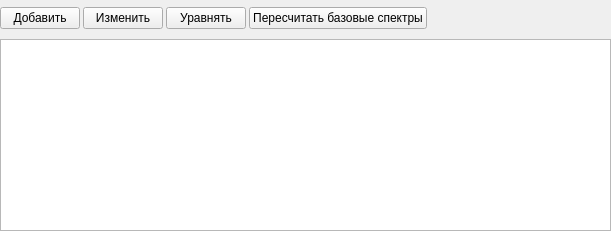
<?xml version="1.0" encoding="UTF-8"?>
<ui version="4.0">
 <class>SPRZonesRangesTableWidget3</class>
 <widget class="QWidget" name="SPRZonesRangesTableWidget3">
  <property name="geometry">
   <rect>
    <x>0</x>
    <y>0</y>
    <width>611</width>
    <height>231</height>
   </rect>
  </property>
  <property name="sizePolicy">
   <sizepolicy hsizetype="Expanding" vsizetype="Expanding">
    <horstretch>0</horstretch>
    <verstretch>0</verstretch>
   </sizepolicy>
  </property>
  <property name="windowTitle">
   <string>Form</string>
  </property>
  <layout class="QHBoxLayout" name="horizontalLayout_2">
   <property name="spacing">
    <number>3</number>
   </property>
   <property name="leftMargin">
    <number>0</number>
   </property>
   <property name="topMargin">
    <number>0</number>
   </property>
   <property name="rightMargin">
    <number>0</number>
   </property>
   <property name="bottomMargin">
    <number>0</number>
   </property>
   <item>
    <widget class="QWidget" name="wSelf" native="true">
     <property name="sizePolicy">
      <sizepolicy hsizetype="Expanding" vsizetype="Expanding">
       <horstretch>0</horstretch>
       <verstretch>0</verstretch>
      </sizepolicy>
     </property>
     <layout class="QVBoxLayout" name="verticalLayout">
      <property name="spacing">
       <number>3</number>
      </property>
      <property name="leftMargin">
       <number>0</number>
      </property>
      <property name="topMargin">
       <number>0</number>
      </property>
      <property name="rightMargin">
       <number>0</number>
      </property>
      <property name="bottomMargin">
       <number>0</number>
      </property>
      <item>
       <widget class="QWidget" name="wVButtons" native="true">
        <layout class="QVBoxLayout" name="verticalLayout_3">
         <property name="spacing">
          <number>3</number>
         </property>
         <property name="leftMargin">
          <number>0</number>
         </property>
         <property name="topMargin">
          <number>0</number>
         </property>
         <property name="rightMargin">
          <number>0</number>
         </property>
         <property name="bottomMargin">
          <number>0</number>
         </property>
         <item>
          <widget class="QWidget" name="wHBottons" native="true">
           <layout class="QHBoxLayout" name="horizontalLayout">
            <property name="spacing">
             <number>3</number>
            </property>
            <property name="leftMargin">
             <number>0</number>
            </property>
            <property name="topMargin">
             <number>0</number>
            </property>
            <property name="rightMargin">
             <number>0</number>
            </property>
            <property name="bottomMargin">
             <number>0</number>
            </property>
            <item>
             <widget class="QPushButton" name="bAddElement">
              <property name="text">
               <string>Добавить</string>
              </property>
              <property name="icon">
               <iconset resource="icons.qrc">
                <normaloff>:/icons/icons/b_Plus.png</normaloff>:/icons/icons/b_Plus.png</iconset>
              </property>
              <property name="iconSize">
               <size>
                <width>32</width>
                <height>32</height>
               </size>
              </property>
             </widget>
            </item>
            <item>
             <widget class="QPushButton" name="bEditElement">
              <property name="text">
               <string>Изменить</string>
              </property>
              <property name="icon">
               <iconset resource="icons.qrc">
                <normaloff>:/icons/icons/b_refresh_green.png</normaloff>:/icons/icons/b_refresh_green.png</iconset>
              </property>
              <property name="iconSize">
               <size>
                <width>32</width>
                <height>32</height>
               </size>
              </property>
             </widget>
            </item>
            <item>
             <widget class="QPushButton" name="bRoundRanges">
              <property name="text">
               <string>Уравнять</string>
              </property>
              <property name="icon">
               <iconset resource="icons.qrc">
                <normaloff>:/icons/icons/b_Equialent.png</normaloff>:/icons/icons/b_Equialent.png</iconset>
              </property>
              <property name="iconSize">
               <size>
                <width>32</width>
                <height>32</height>
               </size>
              </property>
             </widget>
            </item>
            <item>
             <widget class="QPushButton" name="bRecompliteBaseSpectrums">
              <property name="text">
               <string>Пересчитать базовые спектры</string>
              </property>
              <property name="icon">
               <iconset resource="icons.qrc">
                <normaloff>:/icons/icons/b_Resume.png</normaloff>:/icons/icons/b_Resume.png</iconset>
              </property>
              <property name="iconSize">
               <size>
                <width>32</width>
                <height>32</height>
               </size>
              </property>
             </widget>
            </item>
            <item>
             <spacer name="horizontalSpacer">
              <property name="orientation">
               <enum>Qt::Horizontal</enum>
              </property>
              <property name="sizeHint" stdset="0">
               <size>
                <width>40</width>
                <height>20</height>
               </size>
              </property>
             </spacer>
            </item>
           </layout>
          </widget>
         </item>
        </layout>
       </widget>
      </item>
      <item>
       <widget class="SPRZonesTable5" name="tZonesTable">
        <property name="sizePolicy">
         <sizepolicy hsizetype="Preferred" vsizetype="Preferred">
          <horstretch>0</horstretch>
          <verstretch>0</verstretch>
         </sizepolicy>
        </property>
       </widget>
      </item>
     </layout>
    </widget>
   </item>
  </layout>
 </widget>
 <customwidgets>
  <customwidget>
   <class>SPRZonesTable5</class>
   <extends>QTableWidget</extends>
   <header>sprzonestable5.h</header>
  </customwidget>
 </customwidgets>
 <resources>
  <include location="icons.qrc"/>
 </resources>
 <connections/>
</ui>
